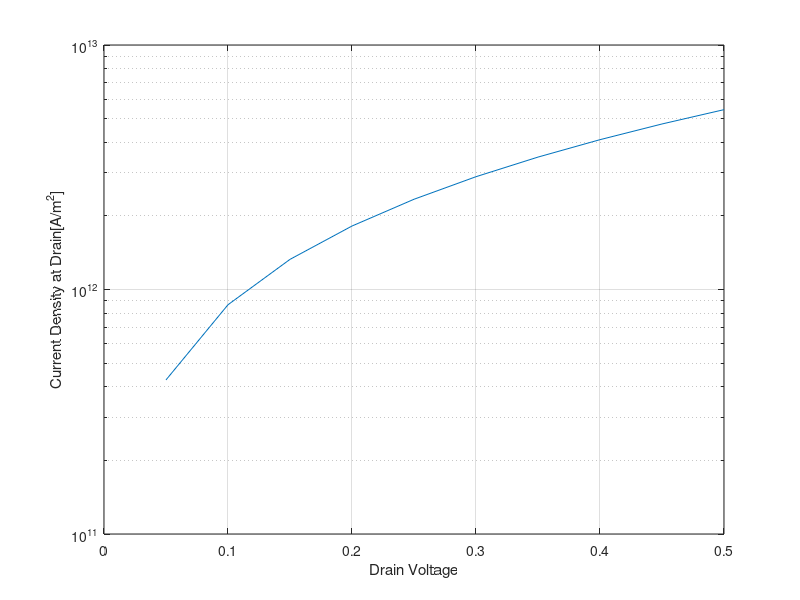

MATLAB code for this plot:
close all;
clear all;

Structure_sel = 1; % 0 is long, 1 is short structure.
q = 1.602192e-19;
k_B = 1.380662e-23;
eps0 = 8.854187817e-12; % Vaccum permittivity (F/m)
T = 300.0;
thermal = k_B*T/q;
Dn = 0.1;

%Deltax = 1e-9; % 1nm spacing


if(Structure_sel==0)%% Long structure
    N = 601;
    Deltax = 1e-9;
    x_12 = 101; %At x=100nm
    x_23 = 501; %At x=500nm
else%%Short structure
    N = 121;
    Deltax =1e-9;
    xs_12 = 41; %At x=40nm
    xs_23 = 81; %At x=80nm
end

x = Deltax*transpose([0:N-1]); %real space (m)
eps_si = 11.7;
eps_ox = 3.9;

if(Structure_sel==0)
    Ndon = 2e21*ones(N,1); %2e15 /cm^3;
    Ndon(1:x_12,1) = 5e23; %5e17 /cm^3;
    Ndon(x_23:N,1) = 5e23; %5e17 /cm^3;
else
    Ndon = 2e23*ones(N,1); %2e17 /cm^3;
    Ndon(1:xs_12,1) = 5e25; %5e19 /cm^3;
    Ndon(xs_23:N,1) = 5e25; %5e19 /cm^3;
end
ni = 1.075e16; %1.075e10 /cm^3
coef = Deltax*Deltax*q/eps0;

phi = zeros(N,1);
phi(:,1) = thermal*log(Ndon(:,1)/ni);
for newton=1:10
    res = zeros(N,1);
    Jaco = sparse(N,N);
    res(1,1) = phi(1,1) - thermal*log(Ndon(1,1)/ni);
    Jaco(1,1) = 1.0;
    for iter=2:N-1
        res(iter,1) = eps_si*(phi(iter+1,1) - 2*phi(iter,1) + phi(iter-1,1));
        Jaco(iter,iter-1) = eps_si;
        Jaco(iter,iter) = -2*eps_si;
        Jaco(iter,iter+1) = eps_si;
    end
    res(N,1) = phi(N,1) - thermal*log(Ndon(N,1)/ni);
    Jaco(N,N) = 1.0;
    for iter=2:N-1
        res(iter,1) = res(iter,1) - coef*(-Ndon(iter,1) + ni*exp(phi(iter,1)/thermal));
        Jaco(iter,iter) = Jaco(iter,iter) - coef*ni*exp(phi(iter,1)/thermal)/thermal;
    end
    update = Jaco \ (-res);
    phi = phi + update;
    %norm(update,inf)
end



elec = zeros(N,1);
elec = ni*exp(phi/thermal);
J = zeros(N-1,1);
sub_iter = 0;
phi = zeros(N,1);
phi(:,1) = thermal*log(Ndon(:,1)/ni);
for bias=0:10
    V_applied = 0.05*bias;
    sub_iter = sub_iter +1;
    for newton=1:10
        res = zeros(2*N,1);
        Jaco = sparse(2*N,2*N);
        res(1,1) = phi(1,1) - thermal*log(Ndon(1,1)/ni);
        Jaco(1,1) = 1.0;
        for iter=2:N-1
            res(2*iter-1,1) = eps_si*(phi(iter+1,1) - 2*phi(iter,1) + phi(iter-1,1)) + coef*(Ndon(iter,1)-elec(iter,1));
            Jaco(2*iter-1,2*iter+1) = eps_si;
            Jaco(2*iter-1,2*iter-1) = -2*eps_si;
            Jaco(2*iter-1,2*iter-3) = eps_si;
            Jaco(2*iter-1,2*iter) = -coef;
        end
        res(2*N-1,1) = phi(N,1) - thermal*log(Ndon(N,1)/ni) - V_applied;
        Jaco(2*N-1,2*N-1) = 1.0;

        for iter=1:N-1
            n_av = 0.5*(elec(iter+1,1)+elec(iter,1));
            dphidx = (phi(iter+1,1) - phi(iter,1))/Deltax;
            delecdx = (elec(iter+1,1) - elec(iter,1))/Deltax;
            Jn = n_av * dphidx - thermal * delecdx;
            res(2*iter,1) = res(2*iter,1) + Jn;
            Jaco(2*iter,2*iter+2) = Jaco(2*iter,2*iter+2) + 0.5*dphidx - thermal / Deltax;
            Jaco(2*iter,2*iter) = Jaco(2*iter,2*iter) + 0.5*dphidx + thermal / Deltax;
            Jaco(2*iter,2*iter+1) = Jaco(2*iter,2*iter+1) + n_av / Deltax;
            Jaco(2*iter,2*iter-1) = Jaco(2*iter,2*iter-1) - n_av / Deltax;
            res(2*iter+2,1) = res(2*iter+2,1) - Jn;
            Jaco(2*iter+2,2*iter+2) = Jaco(2*iter+2,2*iter+2) - 0.5*dphidx + thermal /Deltax;
            Jaco(2*iter+2,2*iter) = Jaco(2*iter+2,2*iter) - 0.5*dphidx - thermal / Deltax;
            Jaco(2*iter+2,2*iter+1) = Jaco(2*iter+2,2*iter+1) - n_av / Deltax;
            Jaco(2*iter+2,2*iter-1) = Jaco(2*iter+2,2*iter-1) + n_av / Deltax;
        end

        res(2,1) = elec(1,1) - Ndon(1,1);
        Jaco(2,:) = 0;
        Jaco(2,2) = 1.0;
        res(2*N,1) = elec(N,1) - Ndon(N,1);
        Jaco(2*N,:) = 0;
        Jaco(2*N,2*N) = 1.0;



        Cvector = zeros(2*N,1);
        Cvector(1:2:2*N-1,1) = thermal;
        Cvector(2:2:2*N,1) = max(abs(Ndon));
        Cmatrix = spdiags(Cvector,0,2*N,2*N);
        Jaco_scaled = Jaco * Cmatrix;
        Rvector = 1./sum(abs(Jaco_scaled),2);
        Rmatrix = spdiags(Rvector,0,2*N,2*N);
        Jaco_scaled = Rmatrix * Jaco_scaled;
        res_scaled = Rmatrix * res;
        update_scaled = Jaco_scaled \ (-res_scaled);
        update =Cmatrix * update_scaled;



        %update = Jaco \ (-res);
        phi = phi + update(1:2:2*N-1,1);
        elec = elec + update(2:2:2*N,1);
        %norm(update(1:2:2*N-1,1),inf)
    end


    for iteriter=1:N-1
        Bernoulli_x = (phi(iteriter+1,1)-phi(iteriter,1))/thermal;
        J(iteriter,1) = ((-q*Dn)/(Deltax))*(elec(iteriter+1,1)*(Bernoulli_x/(exp(Bernoulli_x)-1))-elec(iteriter,1)*(-Bernoulli_x/(exp(-Bernoulli_x)-1))); 
    end
    Current(sub_iter,1) = J(end,1);
end

V_sweep = 0:0.05:0.5;


figure(1)

semilogy(V_sweep,Current);
xlabel('Drain Voltage');
ylabel('Current Density at Drain[A/m^2]')
grid on;
